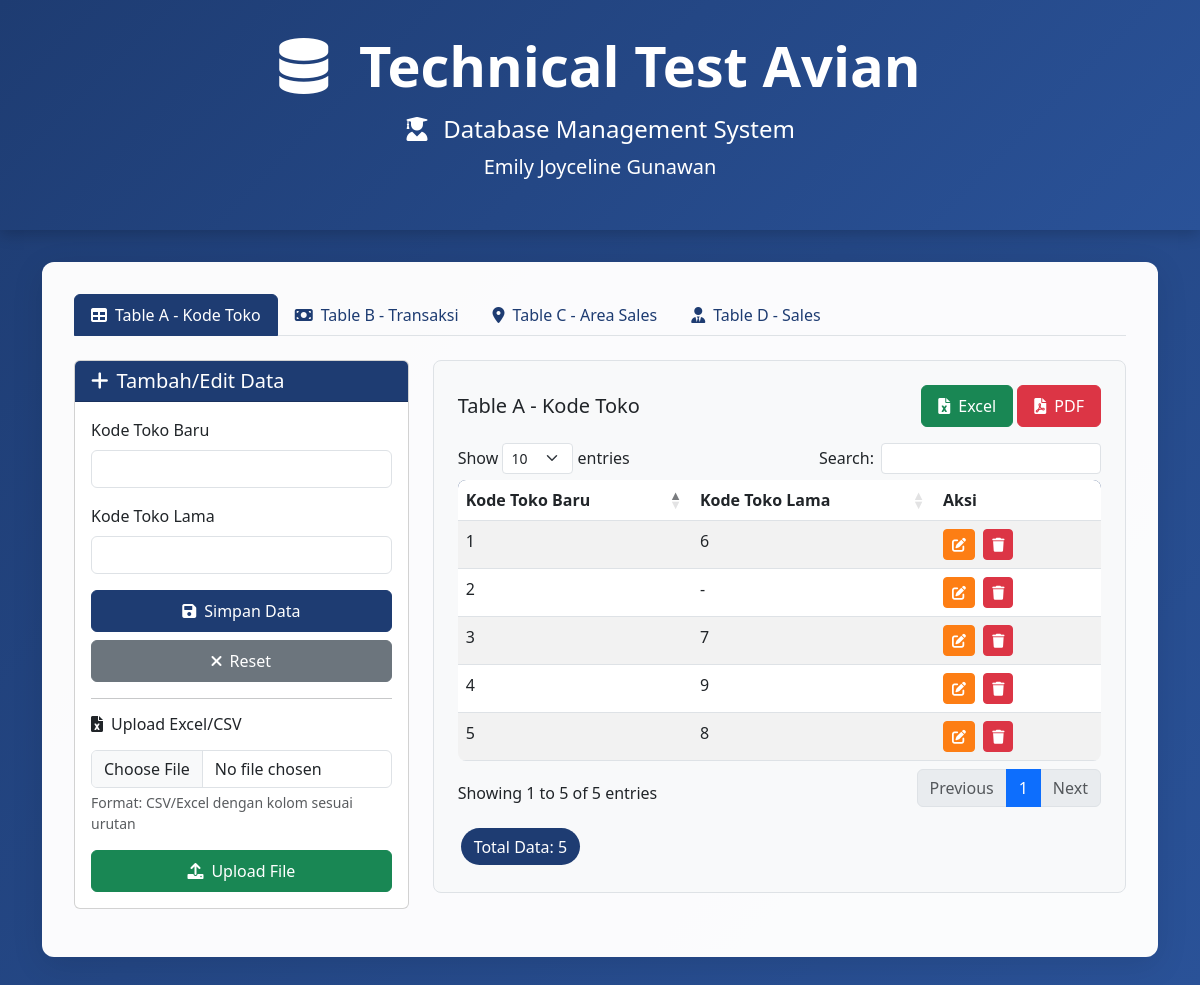
The page / on the database its author committed.
### tables this page shows
CREATE TABLE `table_a` (
  `kode_toko_baru` bigint(20) UNSIGNED NOT NULL,
  `kode_toko_lama` int(11) DEFAULT NULL
);

### functions.php (the view, shortened to what this page needs)
<?php
function getData($pdo, $table) {
    $sql = "SELECT * FROM $table";
    $stmt = $pdo->query($sql);
    return $stmt->fetchAll();
}
function renderTableManager($pdo, $tableName, $tableTitle, $columns) {
    $data = getData($pdo, $tableName);
    $primaryKey = $columns[0];
    ?>
    <div class="row">
        <div class="col-md-4">
            <div class="card">
                <div class="card-header card-header-custom">
                    <h5 class="mb-0"><i class="fas fa-plus me-2"></i>Tambah/Edit Data</h5>
                </div>
                <div class="card-body">
                    <form method="POST" id="edit-form-<?php echo $tableName; ?>">
                        <?php foreach ($columns as $column): ?>
                            <div class="mb-3">
                                <label class="form-label"><?php echo ucwords(str_replace('_', ' ', $column)); ?></label>
                                <?php if ($tableName === 'table_c' && $column === 'area_sales'): ?>
                                    <select class="form-control" name="<?php echo $column; ?>" <?php echo $column === $primaryKey ? 'required' : ''; ?>>
                                        <option value="">Pilih Area</option>
                                        <option value="A">Area A</option>
                                        <option value="B">Area B</option>
                                    </select>
                                <?php elseif ($tableName === 'table_b' && $column === 'nominal_transaksi'): ?>
                                    <input type="number" step="0.01" class="form-control" name="<?php echo $column; ?>" <?php echo $column === $primaryKey ? 'required' : ''; ?>>
                                <?php else: ?>
                                    <input type="text" class="form-control" name="<?php echo $column; ?>" <?php echo $column === $primaryKey ? 'required' : ''; ?>>
                                <?php endif; ?>
                            </div>
                        <?php endforeach; ?>
                        <button type="submit" class="btn btn-primary-custom btn-custom w-100 mb-2">
                            <i class="fas fa-save me-2"></i>Simpan Data
                        </button>
                        <button type="button" onclick="resetForm('<?php echo $tableName; ?>')" class="btn btn-secondary btn-custom w-100">
                            <i class="fas fa-times me-2"></i>Reset
                        </button>
                    </form>
                    <hr>
                    <h6 class="mb-3"><i class="fas fa-file-excel me-2"></i>Upload Excel/CSV</h6>
                    <form method="POST" enctype="multipart/form-data">
                        <div class="mb-3">
                            <input type="file" class="form-control" name="excel_file" accept=".csv,.xls,.xlsx" required>
                            <div class="form-text">Format: CSV/Excel dengan kolom sesuai urutan</div>
                        </div>
                        <button type="submit" class="btn btn-success-custom btn-custom w-100">
                            <i class="fas fa-upload me-2"></i>Upload File
                        </button>
                    </form>
                </div>
            </div>
        </div>
        <div class="col-md-8">
            <div class="table-container">
                <div class="d-flex justify-content-between align-items-center mb-3">
                    <h5 class="mb-0"><?php echo $tableTitle; ?></h5>
                    <div>
                        <a href="?action=download_excel&table=<?php echo $tableName; ?>" class="btn btn-success-custom btn-custom">
                            <i class="fas fa-file-excel me-2"></i>Excel
                        </a>
                        <a href="?action=download_pdf&table=<?php echo $tableName; ?>" class="btn btn-danger-custom btn-custom">
                            <i class="fas fa-file-pdf me-2"></i>PDF
                        </a>
                    </div>
                </div>
                <div class="table-responsive">
                    <table id="datatable-<?php echo $tableName; ?>" class="table table-striped table-hover">
                        <thead>
                            <tr>
                                <?php foreach ($columns as $column): ?>
                                    <th><?php echo ucwords(str_replace('_', ' ', $column)); ?></th>
                                <?php endforeach; ?>
                                <th width="150">Aksi</th>
                            </tr>
                        </thead>
                        <tbody>
                            <?php if (!empty($data)): ?>
                                <?php foreach ($data as $row): ?>
                                    <tr>
                                        <?php foreach ($columns as $column): ?>
                                            <td><?php echo $row[$column] ?? '-'; ?></td>
                                        <?php endforeach; ?>
                                        <td>
                                            <?php
                                            $editData = implode('|', array_map(function($col) use ($row) {
                                                return $row[$col] ?? '';
                                            }, $columns));
                                            ?>
                                            <button type="button" class="btn btn-warning-custom btn-sm me-1 edit-btn"
                                                    data-table="<?php echo $tableName; ?>"
                                                    data-id="<?php echo $row[$primaryKey]; ?>"
                                                    data-values="<?php echo htmlspecialchars($editData); ?>">
                                                <i class="fas fa-edit"></i>
                                            </button>
                                            <button type="button" class="btn btn-danger-custom btn-sm delete-btn"
                                                    data-table="<?php echo $tableName; ?>"
                                                    data-id="<?php echo $row[$primaryKey]; ?>">
                                                <i class="fas fa-trash"></i>
                                            </button>
                                        </td>
                                    </tr>
                                <?php endforeach; ?>
                            <?php endif; ?>
                        </tbody>
                    </table>
                </div>
                <div class="mt-3">
                    <span class="creative-badge">Total Data: <?php echo count($data); ?></span>
                </div>
            </div>
        </div>
    </div>
    <?php
}
?>

### index.php (shortened to what this page needs)
<?php
require_once 'config.php';
require_once 'functions.php';
?>
<!DOCTYPE html>
<html lang="id">
<head>
    <link href="https://cdn.jsdelivr.net/npm/bootstrap@5.3.0/dist/css/bootstrap.min.css" rel="stylesheet">
    <link href="https://cdnjs.cloudflare.com/ajax/libs/font-awesome/6.0.0/css/all.min.css" rel="stylesheet">
    <link href="https://cdn.datatables.net/1.13.6/css/dataTables.bootstrap5.min.css" rel="stylesheet">
    <link href="style.css" rel="stylesheet">
</head>
<body>
    <div class="header-banner text-center">
        <div class="container">
            <h1 class="display-4 fw-bold mb-3">
                <i class="fas fa-database me-3"></i>
                Technical Test Avian
            </h1>
            <h2 class="h4 mb-0">
                <i class="fas fa-user-graduate me-2"></i>
                Database Management System
            </h2>
            <p class="lead mt-2">Emily Joyceline Gunawan</p>
        </div>
    </div>
    <div class="container">
        <div class="main-container">
            <ul class="nav nav-tabs mb-4" id="mainTabs" role="tablist">
                <li class="nav-item" role="presentation">
                    <button class="nav-link active" id="table-a-tab" data-bs-toggle="tab" data-bs-target="#table-a" type="button" role="tab">
                        <i class="fas fa-table me-2"></i>Table A - Kode Toko
                    </button>
                </li>
                <li class="nav-item" role="presentation">
                    <button class="nav-link" id="table-b-tab" data-bs-toggle="tab" data-bs-target="#table-b" type="button" role="tab">
                        <i class="fas fa-money-bill me-2"></i>Table B - Transaksi
                    </button>
                </li>
                <li class="nav-item" role="presentation">
                    <button class="nav-link" id="table-c-tab" data-bs-toggle="tab" data-bs-target="#table-c" type="button" role="tab">
                        <i class="fas fa-map-marker-alt me-2"></i>Table C - Area Sales
                    </button>
                </li>
                <li class="nav-item" role="presentation">
                    <button class="nav-link" id="table-d-tab" data-bs-toggle="tab" data-bs-target="#table-d" type="button" role="tab">
                        <i class="fas fa-user-tie me-2"></i>Table D - Sales
                    </button>
                </li>
            </ul>
            <div class="tab-content" id="mainTabsContent">
                <div class="tab-pane fade show active" id="table-a" role="tabpanel">
                    <?php renderTableManager($pdo, 'table_a', 'Table A - Kode Toko', ['kode_toko_baru', 'kode_toko_lama']); ?>
                </div>
            </div>
        </div>
    </div>
</body>
</html>

### style.css (style rules this page uses)
body { background: linear-gradient(135deg, #1e3c72 0%, #2a5298 100%); min-height: 100vh; font-family: 'Segoe UI', Tahoma, Geneva, Verdana, sans-serif; }
.header-banner { background: linear-gradient(135deg, #1e3c72 0%, #2a5298 100%); color: white; padding: 2rem 0; margin-bottom: 2rem; box-shadow: 0 4px 15px rgba(0,0,0,0.2); }
.main-container { background: rgba(255,255,255,0.98); border-radius: 12px; box-shadow: 0 8px 32px rgba(0,0,0,0.1); padding: 2rem; margin-bottom: 2rem; }
.table-container { background: #f8f9fa; border-radius: 8px; padding: 1.5rem; margin-bottom: 2rem; border: 1px solid #dee2e6; }
.table { border-radius: 8px; overflow: hidden; }
.table thead { background: #1e3c72; color: white; }
.btn-custom { border-radius: 6px; padding: 0.5rem 1rem; font-weight: 500; }
.btn-primary-custom { background: #1e3c72; border: 1px solid #1e3c72; color: white; }
.btn-success-custom { background: #198754; border: 1px solid #198754; color: white; }
.btn-danger-custom { background: #dc3545; border: 1px solid #dc3545; color: white; }
.btn-warning-custom { background: #fd7e14; border: 1px solid #fd7e14; color: white; }
.card-header-custom { background: #1e3c72; color: white; font-weight: 600; }
.nav-tabs .nav-link.active { background: #1e3c72; color: white !important; border-color: #1e3c72; }
.nav-tabs .nav-link { color: #1e3c72; font-weight: 500; }
.creative-badge { background: #1e3c72; color: white; padding: 0.4rem 0.8rem; border-radius: 20px; font-weight: 500; margin: 0.2rem; display: inline-block; }

### rows shown on the page
table_a: kode_toko_baru "1", kode_toko_lama "6"
table_a: kode_toko_baru "2", kode_toko_lama "-"
table_a: kode_toko_baru "3", kode_toko_lama "7"
table_a: kode_toko_baru "4", kode_toko_lama "9"
table_a: kode_toko_baru "5", kode_toko_lama "8"

### other values the page prints
str_replace('_', ' ', $column) "Kode Toko Baru"
str_replace('_', ' ', $column) "Kode Toko Lama"
$tableTitle "Table A - Kode Toko"
count($data) "5"
